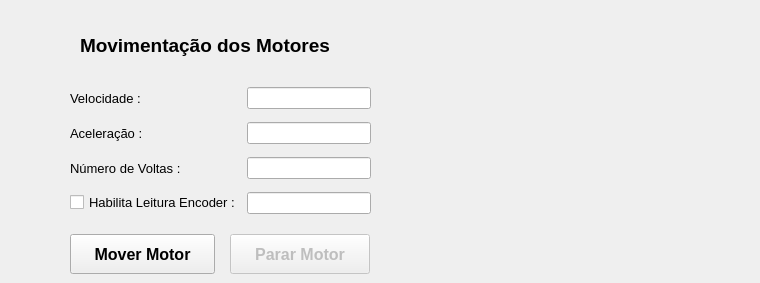
    <widget class="QWidget" name="tab_4">
     <attribute name="title">
      <string>Motores</string>
     </attribute>
     <widget class="QLabel" name="label_19">
      <property name="geometry">
       <rect>
        <x>80</x>
        <y>30</y>
        <width>271</width>
        <height>31</height>
       </rect>
      </property>
      <property name="font">
       <font>
        <pointsize>14</pointsize>
        <weight>75</weight>
        <bold>true</bold>
       </font>
      </property>
      <property name="text">
       <string>Movimentação dos Motores</string>
      </property>
     </widget>
     <widget class="QLabel" name="label_23">
      <property name="geometry">
       <rect>
        <x>520</x>
        <y>30</y>
        <width>231</width>
        <height>221</height>
       </rect>
      </property>
      <property name="text">
       <string/>
      </property>
      <property name="pixmap">
       <pixmap>../Imagens/MotorPasso4.png</pixmap>
      </property>
      <property name="scaledContents">
       <bool>true</bool>
      </property>
     </widget>
     <widget class="QWidget" name="layoutWidget_4">
      <property name="geometry">
       <rect>
        <x>70</x>
        <y>80</y>
        <width>301</width>
        <height>141</height>
       </rect>
      </property>
      <layout class="QGridLayout" name="gridLayout_12">
       <item row="0" column="0">
        <widget class="QLabel" name="label_20">
         <property name="font">
          <font>
           <pointsize>10</pointsize>
          </font>
         </property>
         <property name="text">
          <string>Velocidade :</string>
         </property>
        </widget>
       </item>
       <item row="0" column="1">
        <widget class="QLineEdit" name="le_VelMotor"/>
       </item>
       <item row="1" column="0">
        <widget class="QLabel" name="label_21">
         <property name="font">
          <font>
           <pointsize>10</pointsize>
          </font>
         </property>
         <property name="text">
          <string>Aceleração :</string>
         </property>
        </widget>
       </item>
       <item row="1" column="1">
        <widget class="QLineEdit" name="le_AceMotor"/>
       </item>
       <item row="2" column="0">
        <widget class="QLabel" name="label_22">
         <property name="font">
          <font>
           <pointsize>10</pointsize>
          </font>
         </property>
         <property name="text">
          <string>Número de Voltas :</string>
         </property>
        </widget>
       </item>
       <item row="3" column="0">
        <widget class="QCheckBox" name="cb_HabilitaEncoder">
         <property name="font">
          <font>
           <pointsize>10</pointsize>
          </font>
         </property>
         <property name="text">
          <string>Habilita Leitura Encoder :</string>
         </property>
        </widget>
       </item>
       <item row="2" column="1">
        <widget class="QLineEdit" name="le_NVoltasMotor"/>
       </item>
       <item row="3" column="1">
        <widget class="QLineEdit" name="le_LeituraEncoder">
         <property name="readOnly">
          <bool>true</bool>
         </property>
        </widget>
       </item>
      </layout>
     </widget>
     <widget class="QPushButton" name="pb_MoverMotor">
      <property name="geometry">
       <rect>
        <x>70</x>
        <y>234</y>
        <width>145</width>
        <height>40</height>
       </rect>
      </property>
      <property name="font">
       <font>
        <pointsize>12</pointsize>
        <weight>75</weight>
        <bold>true</bold>
       </font>
      </property>
      <property name="text">
       <string>Mover Motor</string>
      </property>
      <property name="icon">
       <iconset>
        <normaloff>../Imagens/1351621501_Check.png</normaloff>../Imagens/1351621501_Check.png</iconset>
      </property>
     </widget>
     <widget class="QPushButton" name="pb_PararMotor">
      <property name="enabled">
       <bool>false</bool>
      </property>
      <property name="geometry">
       <rect>
        <x>230</x>
        <y>234</y>
        <width>140</width>
        <height>40</height>
       </rect>
      </property>
      <property name="font">
       <font>
        <pointsize>12</pointsize>
        <weight>75</weight>
        <bold>true</bold>
       </font>
      </property>
      <property name="text">
       <string>Parar Motor</string>
      </property>
      <property name="icon">
       <iconset>
        <normaloff>../Imagens/1351621507_Delete.png</normaloff>../Imagens/1351621507_Delete.png</iconset>
      </property>
     </widget>
     <zorder>layoutWidget_4</zorder>
     <zorder>label_19</zorder>
     <zorder>label_23</zorder>
     <zorder>pb_PararMotor</zorder>
     <zorder>pb_MoverMotor</zorder>
    </widget>
